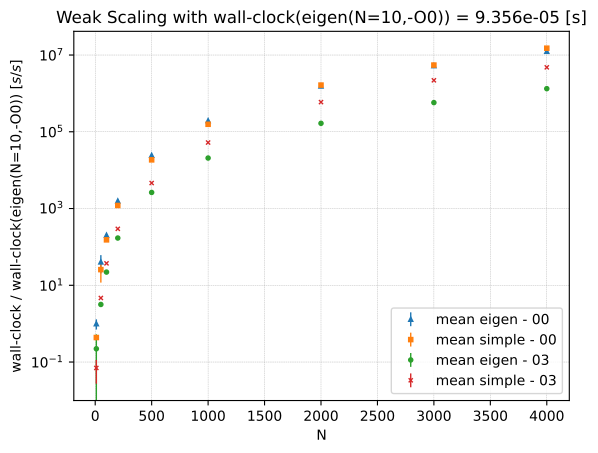

Reproduce this figure in Python.
import sys
import numpy as np
import matplotlib.pyplot as plt


file_data_1 = sys.argv[1]  # Archivo con resultados .txt (sys.argv[0] nombre del archivo al igual que c++)
file_data_2 = sys.argv[2]
figure_name = sys.argv[3]

markersize = 3
elinewidth = 1

# Extract data from txt files
# title = np.loadtxt(file_data_1, dtype='str', max_rows=1)
title = ['N', 'mean eigen', 'sigma eigen', 'mean simple', 'sigma  simple']
data_1 = np.loadtxt(file_data_1, dtype=np.float64, skiprows=0, delimiter=',')
data_2 = np.loadtxt(file_data_2, dtype=np.float64, skiprows=0, delimiter=',')

x = data_1[:, 0]
# Normalization
wall_clock_time_eigen_N10_O0 = data_1[0, 1]
data_1[:, 1:data_1.shape[1]] = data_1[:, 1:data_1.shape[1]]/wall_clock_time_eigen_N10_O0
data_2[:, 1:data_2.shape[1]] = data_2[:, 1:data_2.shape[1]]/wall_clock_time_eigen_N10_O0


# Plot

plt.ylabel("wall-clock / wall-clock(eigen(N=10,-O0)) $[s/s]$")
plt.xlabel(title[0])
scientitic_notation = "{:.3e}".format(wall_clock_time_eigen_N10_O0)
plt.title(f"Weak Scaling with wall-clock(eigen(N=10,-O0)) = {scientitic_notation} [s]")
plt.yscale("log")
plt.errorbar(x, data_1[:, 1], yerr=data_1[:, 2], fmt='^', markersize=markersize,
             elinewidth=elinewidth, label=title[1]+' - 00')
plt.errorbar(x, data_1[:, 3], yerr=data_1[:, 4], fmt='s', markersize=markersize,
             elinewidth=elinewidth, label=title[3]+' - 00')
plt.errorbar(x, data_2[:, 1], yerr=data_2[:, 2], fmt='o', markersize=markersize,
             elinewidth=elinewidth, label=title[1]+' - 03')
plt.errorbar(x, data_2[:, 3], yerr=data_2[:, 4], fmt='x', markersize=markersize,
             elinewidth=elinewidth, label=title[3]+' - 03')

plt.legend()
plt.grid(linestyle='--', linewidth=0.3)
plt.savefig(figure_name, format="pdf", bbox_inches="tight")
# plt.show()

# Bibliography
# https://matplotlib.org/stable/api/_as_gen/matplotlib.pyplot.grid.html
# https://www.scaler.com/topics/python-scientific-notation/
# https://www.digitalocean.com/community/tutorials/python-command-line-arguments
